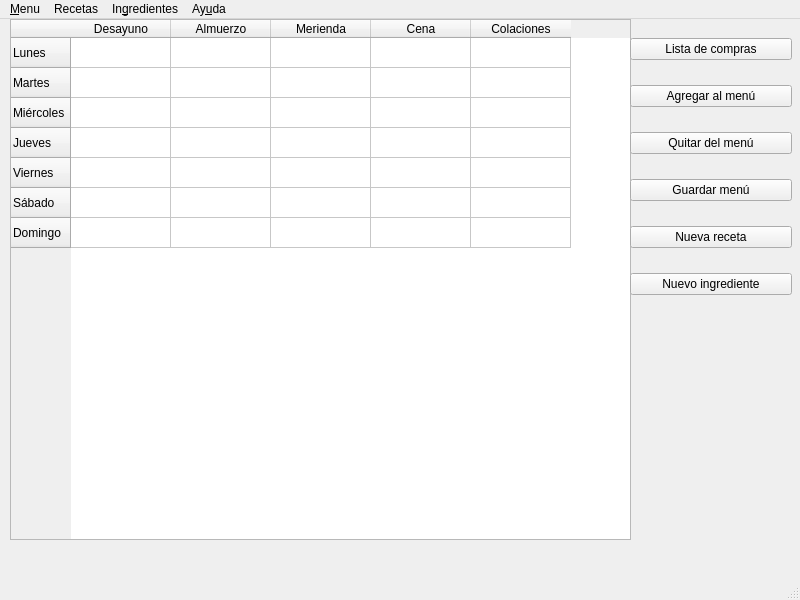
<?xml version="1.0" encoding="UTF-8"?>
<ui version="4.0">
 <class>MainWindow</class>
 <widget class="QMainWindow" name="MainWindow">
  <property name="geometry">
   <rect>
    <x>0</x>
    <y>0</y>
    <width>800</width>
    <height>600</height>
   </rect>
  </property>
  <property name="windowTitle">
   <string>easyCook</string>
  </property>
  <widget class="QWidget" name="centralwidget">
   <widget class="QWidget" name="horizontalLayoutWidget">
    <property name="geometry">
     <rect>
      <x>10</x>
      <y>0</y>
      <width>621</width>
      <height>521</height>
     </rect>
    </property>
    <layout class="QHBoxLayout" name="horizontalLayout">
     <item>
      <widget class="QTableWidget" name="tableWidget">
       <row>
        <property name="text">
         <string>Lunes</string>
        </property>
       </row>
       <row>
        <property name="text">
         <string>Martes</string>
        </property>
       </row>
       <row>
        <property name="text">
         <string>Miércoles</string>
        </property>
       </row>
       <row>
        <property name="text">
         <string>Jueves</string>
        </property>
       </row>
       <row>
        <property name="text">
         <string>Viernes</string>
        </property>
       </row>
       <row>
        <property name="text">
         <string>Sábado</string>
        </property>
       </row>
       <row>
        <property name="text">
         <string>Domingo</string>
        </property>
       </row>
       <column>
        <property name="text">
         <string>Desayuno</string>
        </property>
       </column>
       <column>
        <property name="text">
         <string>Almuerzo</string>
        </property>
       </column>
       <column>
        <property name="text">
         <string>Merienda</string>
        </property>
       </column>
       <column>
        <property name="text">
         <string>Cena</string>
        </property>
       </column>
       <column>
        <property name="text">
         <string>Colaciones</string>
        </property>
       </column>
      </widget>
     </item>
    </layout>
   </widget>
   <widget class="QWidget" name="verticalLayoutWidget">
    <property name="geometry">
     <rect>
      <x>630</x>
      <y>0</y>
      <width>162</width>
      <height>296</height>
     </rect>
    </property>
    <layout class="QVBoxLayout" name="verticalLayout">
     <item>
      <widget class="QPushButton" name="pushButton">
       <property name="text">
        <string>Lista de compras</string>
       </property>
      </widget>
     </item>
     <item>
      <widget class="QPushButton" name="pushButton_2">
       <property name="text">
        <string>Agregar al menú</string>
       </property>
      </widget>
     </item>
     <item>
      <widget class="QPushButton" name="pushButton_3">
       <property name="text">
        <string>Quitar del menú</string>
       </property>
      </widget>
     </item>
     <item>
      <widget class="QPushButton" name="pushButton_6">
       <property name="text">
        <string>Guardar menú</string>
       </property>
      </widget>
     </item>
     <item>
      <widget class="QPushButton" name="pushButton_4">
       <property name="text">
        <string>Nueva receta</string>
       </property>
      </widget>
     </item>
     <item>
      <widget class="QPushButton" name="newIngredient">
       <property name="text">
        <string>Nuevo ingrediente</string>
       </property>
      </widget>
     </item>
    </layout>
   </widget>
  </widget>
  <widget class="QMenuBar" name="menubar">
   <property name="geometry">
    <rect>
     <x>0</x>
     <y>0</y>
     <width>800</width>
     <height>36</height>
    </rect>
   </property>
   <widget class="QMenu" name="menuMenu">
    <property name="title">
     <string>&amp;Menu</string>
    </property>
    <addaction name="separator"/>
    <addaction name="actionNuevo"/>
    <addaction name="actionAbrir"/>
    <addaction name="separator"/>
    <addaction name="actionGuardar"/>
    <addaction name="actionExportar"/>
    <addaction name="separator"/>
    <addaction name="actionCerrar"/>
   </widget>
   <widget class="QMenu" name="menuRecipes">
    <property name="title">
     <string>Recetas</string>
    </property>
    <addaction name="actionNew"/>
    <addaction name="actionEdit_2"/>
    <addaction name="actionAgregar_al_menu"/>
    <addaction name="actionView"/>
    <addaction name="actionImpor"/>
    <addaction name="actionExport"/>
    <addaction name="actionExport_All_2"/>
   </widget>
   <widget class="QMenu" name="menuIngredients">
    <property name="title">
     <string>In&amp;gredientes</string>
    </property>
    <addaction name="actionNew_Ingredient"/>
    <addaction name="actionEdit"/>
    <addaction name="actionView_All"/>
    <addaction name="actionImport"/>
    <addaction name="actionImport_All"/>
    <addaction name="actionExport_All"/>
   </widget>
   <widget class="QMenu" name="menuHelp">
    <property name="title">
     <string>Ay&amp;uda</string>
    </property>
    <addaction name="actionAbout"/>
   </widget>
   <addaction name="menuMenu"/>
   <addaction name="menuRecipes"/>
   <addaction name="menuIngredients"/>
   <addaction name="menuHelp"/>
  </widget>
  <widget class="QStatusBar" name="statusbar"/>
  <action name="actionNew_Ingredient">
   <property name="checkable">
    <bool>false</bool>
   </property>
   <property name="text">
    <string>Nuevo</string>
   </property>
  </action>
  <action name="actionView_All">
   <property name="text">
    <string>Ver todos</string>
   </property>
  </action>
  <action name="actionAbrir">
   <property name="text">
    <string>Abrir</string>
   </property>
  </action>
  <action name="actionGuardar">
   <property name="text">
    <string>Guardar</string>
   </property>
  </action>
  <action name="actionNuevo">
   <property name="text">
    <string>Nuevo</string>
   </property>
  </action>
  <action name="actionExportar">
   <property name="text">
    <string>Exportar</string>
   </property>
  </action>
  <action name="actionCerrar">
   <property name="text">
    <string>Cerrar</string>
   </property>
  </action>
  <action name="actionEdit">
   <property name="text">
    <string>Edit</string>
   </property>
  </action>
  <action name="actionExport_All">
   <property name="text">
    <string>Export todos</string>
   </property>
  </action>
  <action name="actionImport">
   <property name="text">
    <string>Importar</string>
   </property>
  </action>
  <action name="actionNew">
   <property name="text">
    <string>Nueva</string>
   </property>
  </action>
  <action name="actionEdit_2">
   <property name="text">
    <string>Editar</string>
   </property>
  </action>
  <action name="actionView">
   <property name="text">
    <string>Ver todas</string>
   </property>
  </action>
  <action name="actionSave">
   <property name="text">
    <string>Save</string>
   </property>
  </action>
  <action name="actionSave_2">
   <property name="text">
    <string>Save</string>
   </property>
  </action>
  <action name="actionImpor">
   <property name="text">
    <string>Importar</string>
   </property>
  </action>
  <action name="actionExport">
   <property name="text">
    <string>Exportar</string>
   </property>
  </action>
  <action name="actionExport_All_2">
   <property name="text">
    <string>Exportar todas</string>
   </property>
  </action>
  <action name="actionImport_All">
   <property name="text">
    <string>Import todos</string>
   </property>
  </action>
  <action name="actionAbout">
   <property name="text">
    <string>Acerca de</string>
   </property>
  </action>
  <action name="actionAgregar_al_menu">
   <property name="text">
    <string>Agregar al menu</string>
   </property>
  </action>
 </widget>
 <resources/>
 <connections>
  <connection>
   <sender>actionNew_Ingredient</sender>
   <signal>triggered()</signal>
   <receiver>MainWindow</receiver>
   <slot>close()</slot>
   <hints>
    <hint type="sourcelabel">
     <x>-1</x>
     <y>-1</y>
    </hint>
    <hint type="destinationlabel">
     <x>399</x>
     <y>299</y>
    </hint>
   </hints>
  </connection>
 </connections>
</ui>
